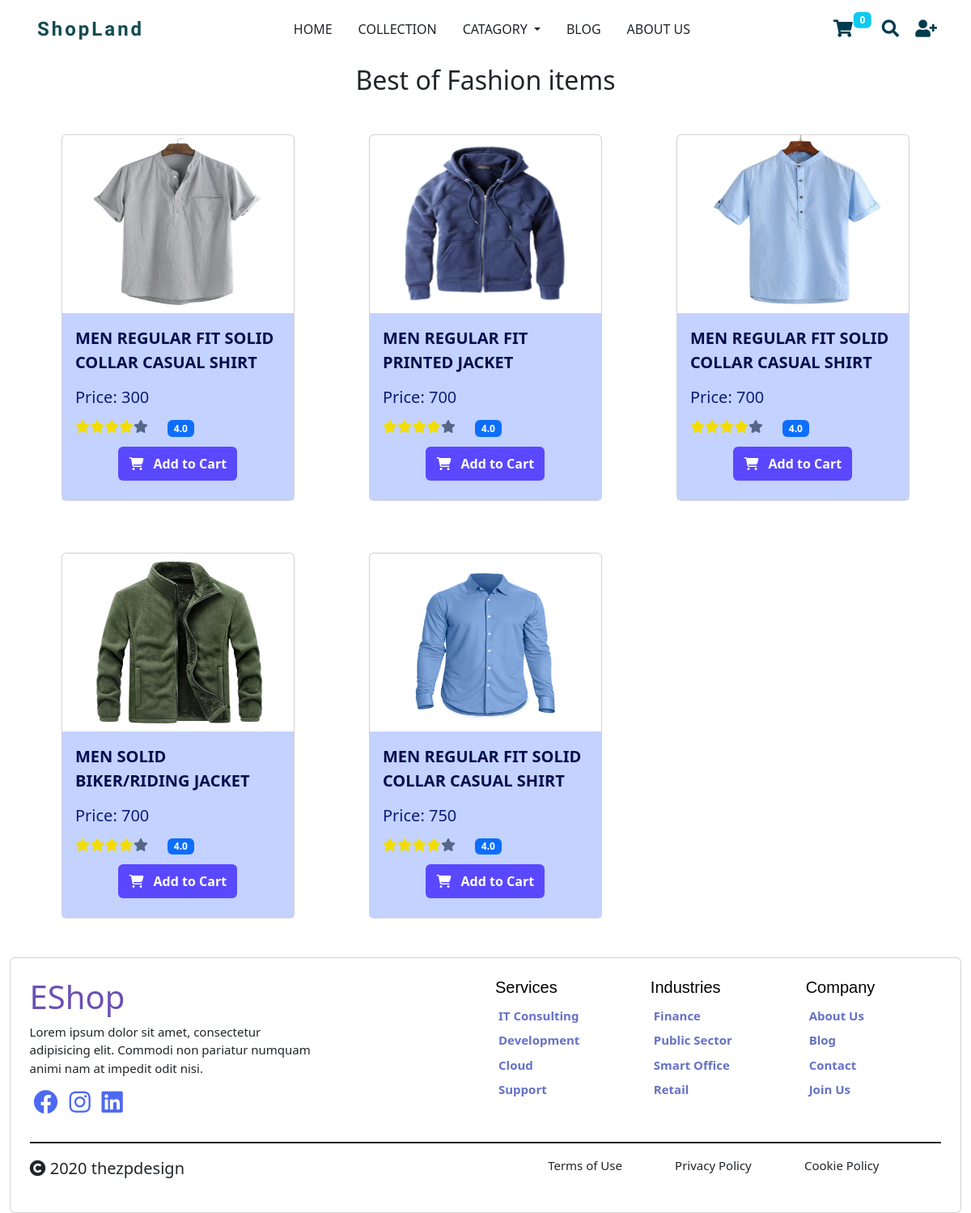
The app's page /php_folder/shop.php?my_id=1 with its own data.
### tables this page shows
CREATE TABLE `catagory` (
  `catagory_id` int(100) NOT NULL,
  `catagory_name` varchar(255) NOT NULL
);

CREATE TABLE `product` (
  `item_id` int(100) NOT NULL,
  `item_name` varchar(255) NOT NULL,
  `item_desc` varchar(255) NOT NULL,
  `image` varchar(255) NOT NULL,
  `price` varchar(100) NOT NULL,
  `item_quantity` int(100) NOT NULL,
  `wishlist` int(100) NOT NULL,
  `star` int(100) NOT NULL,
  `c_id` int(100) NOT NULL
);

### php_folder/shop.php (the view, shortened to what this page needs)
  <!doctype html>
  <html lang="en">
  <head>
	<link rel="stylesheet" href="https://cdnjs.cloudflare.com/ajax/libs/font-awesome/6.4.0/css/all.min.css" />
  </head>
  <body>
  <?php
  include 'nav.php';
  ?>
<?php
  if(isset($_GET['my_id']))
  {
	  $id=$_GET['my_id'];
  }
  else if(isset($_SESSION['cat_id']))
  {
	  $id=($_SESSION['cat_id']);
  }
  $sql="select catagory_name from catagory where catagory_id=$id";
  $query=mysqli_query($conn,$sql);
  $row =mysqli_fetch_assoc($query);
  $c_name=$row['catagory_name'];
  $sql="select * from product where c_id=$id";
  $query=mysqli_query($conn,$sql);
  ?>
	  <div class="container">
		  <h2 class="text-center mt-2 mb-3">Best of <?php echo $c_name ?> items </h2>
		  <div class="row">
			  <?php
			while($row =mysqli_fetch_assoc($query)){
		 ?>
			  <div class="col-lg-4 col-md-6 col-sm-12 mt-3 mb-3 p-3">
				  <div class="card mx-auto" style="width: 18rem;">
				  <form method="POST" action="<?php $_SERVER['PHP_SELF']?>" class="inline-block">
					  <img src="<?php echo $row["image"];?>" class="mx-auto card-img-top" alt=""  height=220px />
					  <div class="card-body  card-para">
						<p class="card-text fs-5 fw-bold  card-desc"><?php echo $row["item_desc"];?></p>
						<h5 class="card-price">Price: <?php echo $row["price"];?></h5>
						<div class="d-flex mt-3">
						  <i class="fa-solid fa-star" style="color: #f1dd04;"></i>
						  <i class="fa-solid fa-star" style="color: #f1dd04;"></i>
						  <i class="fa-solid fa-star" style="color: #f1dd04;"></i>
						  <i class="fa-solid fa-star" style="color: #f1dd04;"></i>
						  <i class="fa-solid fa-star" style="color: #546787;"></i>
						  <span class="badge text-bg-primary ms-4"><?php echo $row["star"];?>.0</span>
						</div>
						<div class="d-flex justify-content-between align-items-center p-2 mt-1" style=" margin-left:10%;">
						  <button  data-product_id="<?php echo $row["item_id"];?>" name="add_to_cart"  class="add_to_cart_btn btn  fw-bold  py-2" style="margin-left:20px"><i class="fa-solid fa-cart-shopping me-2 " ></i> Add to Cart</button>
						</div>
					  </div>
					  </form>
					</div>
			  </div>
  <?php
  }
  ?>
		  </div>
	  </div>
</body>
</html>

### css_folder/footer.css (style rules this page uses)
.footer-ul { list-style-type: none; margin: 0; padding: 0; font-size: 30px; font-weight: 700; }
.footer-ul li { padding: 4px; color:#6572c6; font-size: 15px; font-weight: 600; }
.footer-card { padding: 2%; }
.footer-social i { font-size: 30px; margin:0px 5px; }
.footer-link { text-decoration: none; color: #4d69f1; }
.policy>div { padding-left:10%; }
.footer-heading { font-family: 'Titillium Web', sans-serif; color: black; }
.footer-divider { border-top: 2px solid; }
.footer-text { font-size: 15px; }

### php_folder/shop.php (style rules this page uses)
.add_to_cart_btn { background-color:rgb(90, 72, 255)!important; margin-left:15%; color:white!important; padding:0 5%; }
.card-para { background-color:rgb(196, 210, 255)!important; }
.card-desc { color:rgb(0, 13, 79)!important; }
.card-price { color:rgb(9, 29, 125)!important; }

### records on screen
catagory: catagory_name "Fashion"
product: image (picture), item_desc "MEN REGULAR FIT SOLID COLLAR CASUAL SHIRT", price "300", star "4"
product: image (picture), item_desc "MEN REGULAR FIT PRINTED JACKET", price "700", star "4"
product: image (picture), item_desc "MEN REGULAR FIT SOLID COLLAR CASUAL SHIRT", price "700", star "4"
product: image (picture), item_desc "MEN SOLID BIKER/RIDING JACKET", price "700", star "4"
product: shows a picture, item_desc "MEN REGULAR FIT SOLID COLLAR CASUAL SHIRT", price "750", star "4"

### other values on screen
$count "0"
